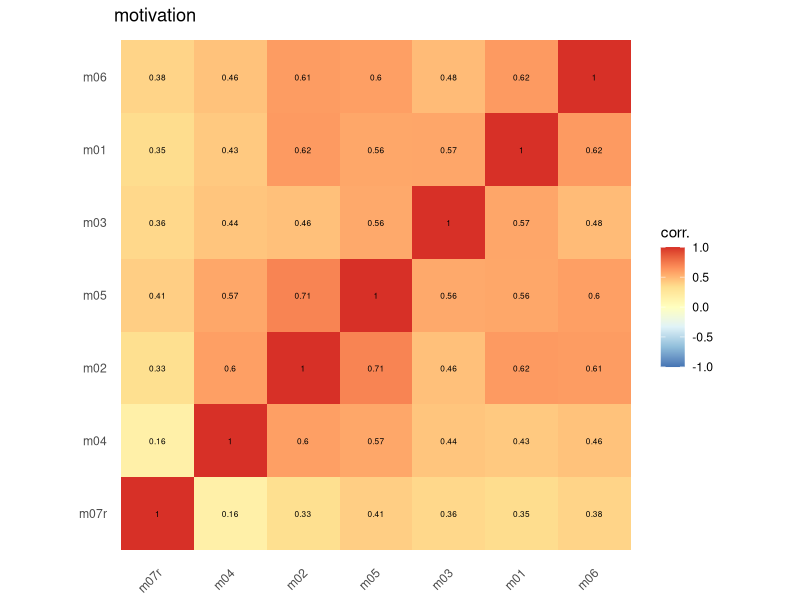
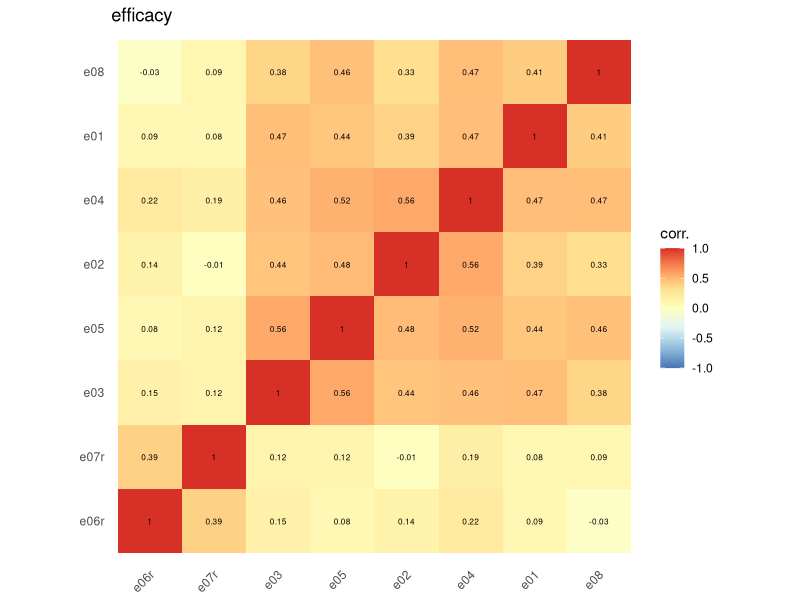
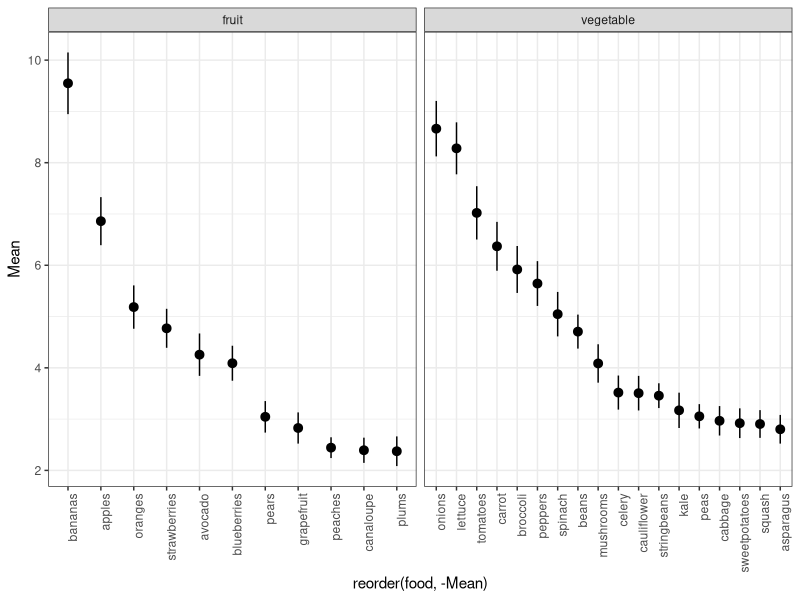
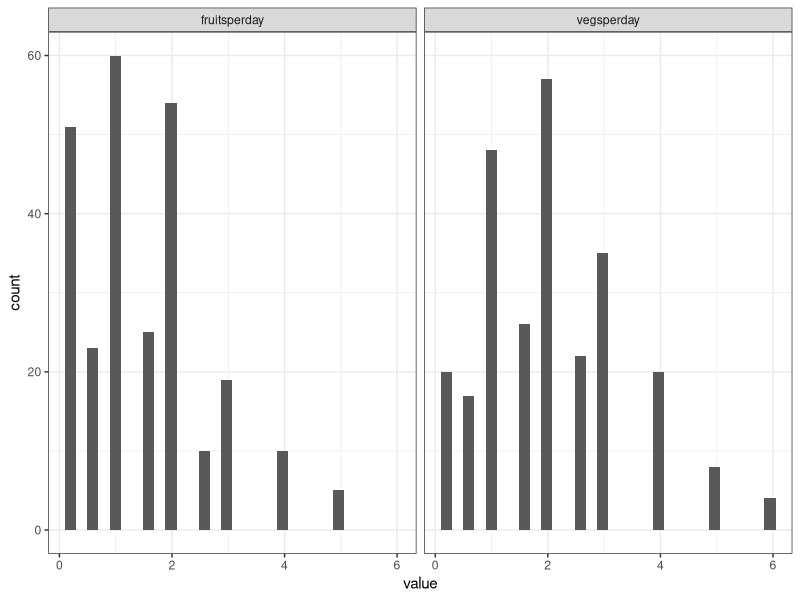
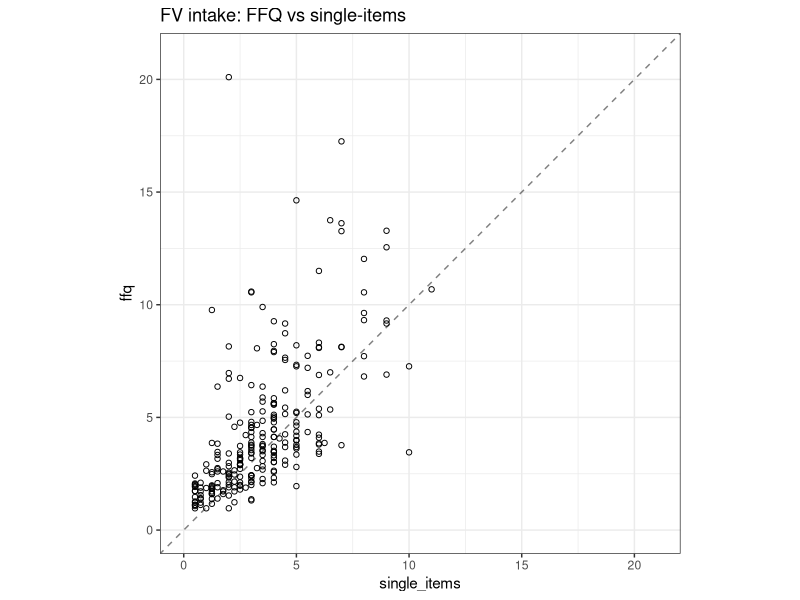
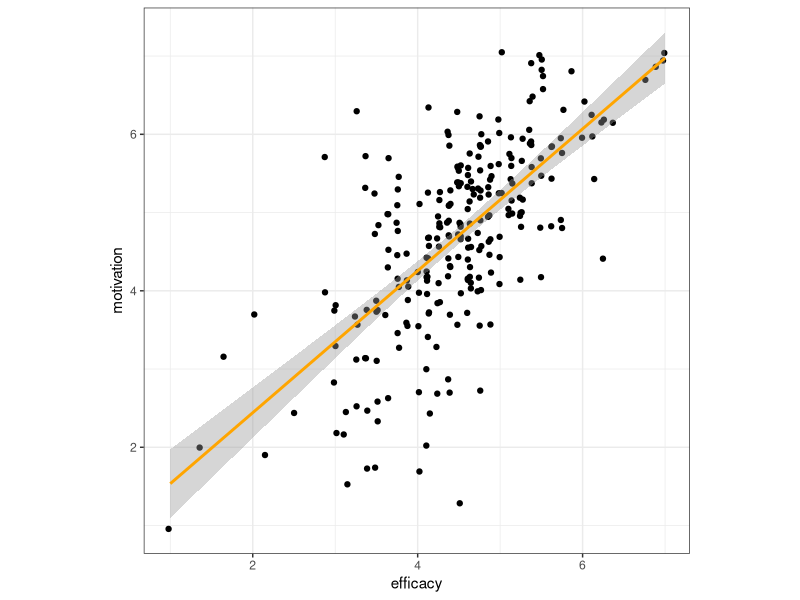
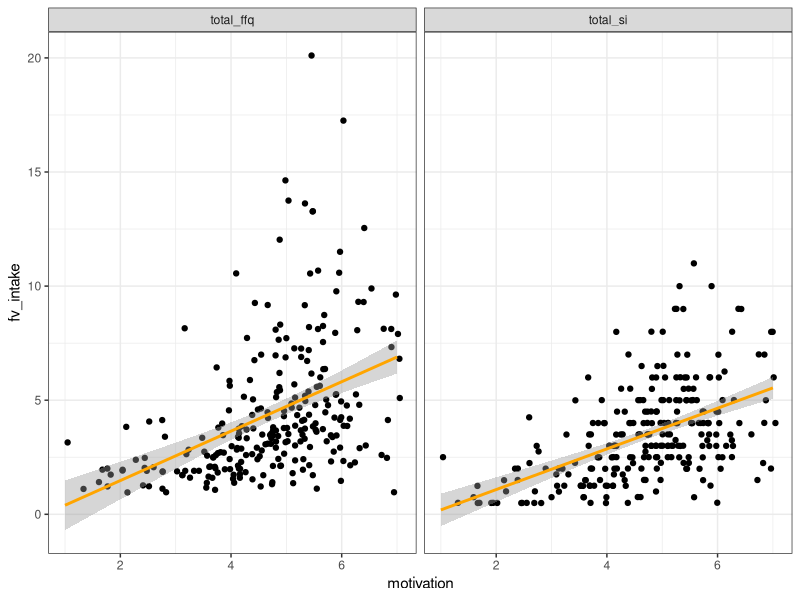
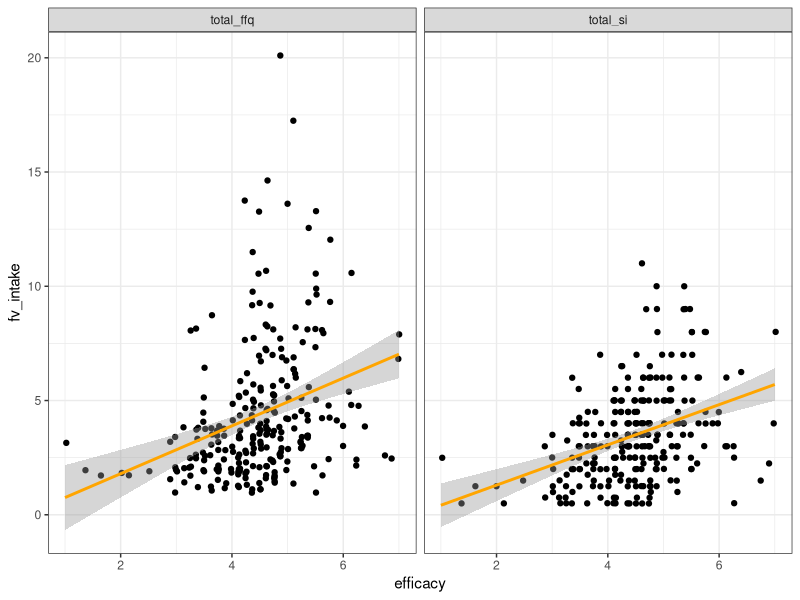

These figures' R source, in order:
## ---- chunk 1
library(tidyverse)
## ---- chunk 2
# load (anonymized) data
header <- colnames(read.csv("../data/nutrition+scales+prereg_February+26,+2019_14.51.csv", header = TRUE))
df <- read.csv("../data/nutrition+scales+prereg_February+26,+2019_14.51.csv", skip = 3, header = FALSE, col.names = header)

# do some preliminary tidying
df <- df %>%
  as_tibble() %>%
  select(workerId, StartDate:Finished, sex:ffq_fruit_plums, ffq_time_Page.Submit, e01:surv_pay, LocationLatitude, LocationLongitude) %>%
  rename(Duration = Duration..in.seconds.)

# and trim bad subjects
df <- df %>%
  filter(check_2==2, check_7==7, ffq_veg_check6==6, ffq_fruit_check30==30) %>%
  select(-contains("check"))
## ---- chunk 3

rcor <- function(x,y=NULL, digits=3){
  # rounded correlation
  round(cor(x,y),digits)
}

# corr plot code
## ----------------------------------------

reorder_cormat <- function(cormat){
  # Use correlation between variables as distance
  dd <- as.dist((1-cormat)/2)
  hc <- hclust(dd)
  cormat <-cormat[hc$order, hc$order]
}

# Get lower triangle of the correlation matrix
get_lower_tri<-function(cormat){
  cormat[upper.tri(cormat)] <- NA
  return(cormat)
}
# Get upper triangle of the correlation matrix
get_upper_tri <- function(cormat){
  cormat[lower.tri(cormat)]<- NA
  return(cormat)
}
  
## ----------------------------------------
df %>%
  # select(e01:e08) %>%
  select(m01:m07r) %>%
  # select(b01:b12r) %>%
  cor() %>%
  reorder_cormat() %>%
  # get_lower_tri() %>%
  reshape2::melt(na.rm=TRUE) %>%
  ggplot(aes(x=Var1, y = Var2, fill = value)) +
  geom_tile(color = "white") +
  geom_tile() +
  geom_text(aes(label=round(value,2)), size=6*.35) +
  scale_fill_distiller(type="div", palette = "RdYlBu", limit=c(-1,1)) +
  # scale_fill_viridis_c(limit = c(-1,1)) +
  theme_minimal() +
  theme(axis.text.x = element_text(angle = 45, hjust = 1, vjust=.85)) +
  theme(aspect.ratio = 1) +
  theme(
    axis.title.x = element_blank(),
    axis.title.y = element_blank(),
    panel.grid.major = element_blank(),
    panel.border = element_blank(),
    panel.background = element_blank(),
    axis.ticks = element_blank()
  ) +
  labs(fill="corr.", title="motivation")
## ---- chunk 4
df %>%
  select(e01:e08) %>%
  # select(m01:m08) %>%
  # select(b01:b12r) %>%
  cor() %>%
  reorder_cormat() %>%
  # get_lower_tri() %>%
  reshape2::melt(na.rm=TRUE) %>%
  ggplot(aes(x=Var1, y = Var2, fill = value)) +
  geom_tile(color = "white") +
  geom_tile() +
  geom_text(aes(label=round(value,2)), size=6*.35) +
  scale_fill_distiller(type="div", palette = "RdYlBu", limit=c(-1,1)) +
  # scale_fill_viridis_c(limit = c(-1,1)) +
  theme_minimal() +
  theme(axis.text.x = element_text(angle = 45, hjust = 1, vjust=.85)) +
  theme(aspect.ratio = 1) +
  theme(
    axis.title.x = element_blank(),
    axis.title.y = element_blank(),
    panel.grid.major = element_blank(),
    panel.border = element_blank(),
    panel.background = element_blank(),
    axis.ticks = element_blank()
  ) +
  labs(fill="corr.", title="efficacy")
## ---- chunk 5
effect_alpha <- psych::alpha((df %>% select(e01:e08)), check.keys = TRUE)
motive_alpha <- psych::alpha((df %>% select(m01:m07r)), check.keys = TRUE)

effect_alpha$total$raw_alpha
motive_alpha$total$raw_alpha
## ---- chunk 6
effect_alpha
## ---- chunk 7
df %>%
  select(workerId, starts_with("ffq_veg"), starts_with("ffq_fruit")) %>%
  gather(food, value, -workerId) %>%
  group_by(food) %>%
  summarize(Mean = mean(value), se = sd(value)/sqrt(n()) ) %>%
  mutate(ll = Mean + se, ul = Mean-se) %>%
  mutate(category = ifelse(grepl("veg", food), "vegetable","fruit")) %>%
  mutate(food = gsub("ffq_veg_","", food)) %>%
  mutate(food = gsub("ffq_fruit_","", food)) %>%
  ggplot(aes(x=reorder(food,-Mean), y=Mean, ymin=ll, ymax=ul)) +
  geom_pointrange() +
  facet_wrap(~category, scales="free_x") +
  theme_bw() +
  theme(axis.text.x = element_text(angle = 90, hjust = 1))
  
## ---- chunk 8
df %>%
  select(workerId, fruitsperday, vegsperday) %>%
  gather(food, value, -workerId) %>% 
  ggplot(aes(x=value)) +
    geom_histogram() +
  facet_wrap(~food) +
  theme_bw()
## ---- chunk 9
df %>%
  select(workerId, 
         fruitsperday, 
         vegsperday, 
         starts_with("ffq_veg"), 
         starts_with("ffq_fruit")
         ) %>%
  gather(food, value, -workerId, -fruitsperday, -vegsperday) %>%
  mutate(category = ifelse(grepl("veg", food), "vegetable","fruit")) %>%
  group_by(workerId, fruitsperday, vegsperday, category) %>%
  summarize(ffq_avg = sum(value)/30) %>%
  spread(category, ffq_avg) -> fv_df

## ---- chunk 10
fv_df %>%
  mutate(ffq = fruit + vegetable, single_items = fruitsperday+vegsperday) %>% 
  ggplot(aes(x=single_items, y=ffq)) +
  geom_point(shape=1) +
  # geom_smooth(method="lm") +
  geom_abline(slope=1,intercept=0, linetype="dashed", alpha=.5) +
  xlim(c(0,21)) +
  ylim(c(0,21)) +
  theme_bw() +
  theme(aspect.ratio = 1) +
  labs(title="FV intake: FFQ vs single-items")
## ---- chunk 11
df %>%
  gather(food, value, starts_with("ffq_veg"), starts_with("ffq_fruit")) %>%
  mutate(category = ifelse(grepl("veg", food), "vegetable", "fruit")) %>%
  group_by(workerId, fruitsperday, vegsperday, category) %>%
  summarize(ffq_avg = sum(value) / 30) %>%
  spread(category, ffq_avg) %>%
  left_join(
    (
      df %>%
        gather(item, response, e01:e08, m01:m07r) %>% # exclude b08
        mutate(
          scale = case_when(
            grepl("m", item) ~ "motivation",
            grepl("e", item) ~ "efficacy",
          )
        ) %>%
        group_by(workerId, scale) %>%
        summarize(mean_response = mean(response)) %>%
        spread(scale, mean_response)
    ),
    by = "workerId"
  ) %>%
  mutate(total_si = fruitsperday + vegsperday, total_ffq = fruit + vegetable) %>%
  ungroup() -> df_basic

## ---- chunk 12

rcor(
  df_basic %>% 
    select(motivation, efficacy, total_si, total_ffq)
  )

## ---- chunk 13
df_basic %>%
  ggplot(aes(x=efficacy, y = motivation)) +
  geom_jitter() +
  # scale_color_viridis_c() +
  geom_smooth(method="lm", color="orange") +
  theme_bw() +
  theme(aspect.ratio=1)
## ---- chunk 14
df_basic %>%
  gather(measure, fv_intake, total_ffq,total_si) %>%
  ggplot(aes(x=motivation, y = fv_intake)) +
  geom_jitter() +
  scale_color_viridis_c() +
  geom_smooth(method="lm", color="orange") +
  theme_bw() +
  facet_wrap(~measure)
## ---- chunk 15
df_basic %>%
  gather(measure, fv_intake, total_ffq,total_si) %>%
  ggplot(aes(x=efficacy, y = fv_intake)) +
  geom_jitter() +
  scale_color_viridis_c() +
  geom_smooth(method="lm", color="orange") +
  theme_bw() +
  facet_wrap(~measure)
## ---- chunk 16
df_basic_scaled <-  df_basic %>%
  select(-workerId) %>%
  mutate_all(scale)

lm(total_si ~ efficacy, data=df_basic_scaled) %>% summary()
lm(total_si ~ efficacy + motivation, data=df_basic_scaled) %>% summary()
# lm(total_ffq ~ efficacy + motivation, data=df_basic_scaled) %>% summary()
## ---- chunk 17
df_basic %>%
  left_join(df %>% select(workerId, income, educ, age, sex), by ="workerId") %>%
  filter(income!=0) %>%
  ggplot(aes(x=income, y=total_ffq)) +
  geom_jitter(width=.25,height=0) +
  geom_smooth() +
  theme_bw() +
  labs(title="Income x ffq")

## ---- chunk 18
df_basic %>%
  left_join(df %>% select(workerId, income, educ, age, sex), by ="workerId") %>%
  filter(educ!=-1) %>%
  ggplot(aes(x=educ, y=total_ffq)) +
  geom_jitter(height=0,width=.25) +
  geom_smooth() +
  theme_bw() +
  ylim(0,15) +
  labs(title="Education")
## ---- chunk 19
df_basic %>%
  left_join(df %>% select(workerId, income, educ, age, sex), by ="workerId") %>%
  # filter(educ!=-1) %>%
  ggplot(aes(x=age, y=total_ffq)) +
  geom_jitter(height=.1,width=1) +
  geom_smooth() +
  ylim(0,15) +
  theme_bw() +
  labs(title="Age")
## ---- chunk 20
df_basic %>%
  left_join(df %>% select(workerId, LocationLatitude, LocationLongitude ), by ="workerId") %>%
  filter(LocationLatitude < 50, LocationLatitude > 25) %>%
  ggplot(aes(x=LocationLatitude, y=total_ffq)) +
  # geom_jitter(height=.1,width=1) +
  geom_point() +
  geom_smooth(method="lm") +
  ylim(0,15) +
  theme_bw() +
  labs(title="Latitude x FFQ")


df_basic %>%
  left_join(df %>% select(workerId, LocationLatitude, LocationLongitude ), by ="workerId") %>%
  filter(LocationLatitude < 50, LocationLatitude > 25) %>%
  gather(measure, fv_intake, total_ffq, total_si) %>%
  ggplot(aes(x=motivation, y = fv_intake, color=LocationLatitude)) +
  geom_jitter(width=.1,height=.1) +
  scale_color_viridis_c() +
  geom_smooth(method="lm", color="orange") +
  theme_bw() +
  facet_wrap(~measure)
## ---- chunk 21
df %>%
  select(workerId, 
         fruitsperday, 
         vegsperday, 
         starts_with("ffq_veg"), 
         starts_with("ffq_fruit")
         ) %>%
  gather(food, value, -workerId, -fruitsperday, -vegsperday) %>%
  mutate(value = recode( value,
    `1`=1,
    `2.5`=2,
    `6`=3,
    `16`=4,
    `30`=5
  )) %>%
  mutate(category = ifelse(grepl("veg", food), "vegetable","fruit")) %>%
  group_by(workerId, fruitsperday, vegsperday, category) %>%
  summarize(ffq_avg = sum(value)) %>%
  ungroup() %>%
  spread(category, ffq_avg) %>%
  mutate(ffq = fruit + vegetable, single_items = fruitsperday+vegsperday) %>% 
  select(ffq, single_items, workerId) %>%
  left_join(df_basic, by="workerId") %>%
  select(ffq, single_items, motivation, efficacy) %>%
  rcor()
## ---- chunk 22
psych::alpha((df %>% select(e01:e05,e08)), check.keys = TRUE)
## ---- chunk 23
df %>%
  gather(food, value, starts_with("ffq_veg"), starts_with("ffq_fruit")) %>%
  mutate(category = ifelse(grepl("veg", food), "vegetable", "fruit")) %>%
  group_by(workerId, fruitsperday, vegsperday, category) %>%
  summarize(ffq_avg = sum(value) / 30) %>%
  spread(category, ffq_avg) %>%
  left_join(
    (
      df %>%
        gather(item, response, e01:e05, e08, m01:m07r) %>% # exclude b08
        mutate(
          scale = case_when(
            grepl("m", item) ~ "motivation",
            grepl("e", item) ~ "efficacy",
          )
        ) %>%
        group_by(workerId, scale) %>%
        summarize(mean_response = mean(response)) %>%
        spread(scale, mean_response)
    ),
    by = "workerId"
  ) %>%
  mutate(total_si = fruitsperday + vegsperday, total_ffq = fruit + vegetable) %>%
  ungroup() -> df_basic2

rcor(
  df_basic2 %>% 
    select(motivation, efficacy, total_si, total_ffq)
  )

df_basic_scaled2 <-  df_basic2 %>%
  select(-workerId) %>%
  mutate_all(scale)

lm(total_si ~ efficacy, data=df_basic_scaled2) %>% summary()
lm(total_si ~ efficacy + motivation, data=df_basic_scaled2) %>% summary()
